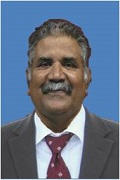
#> input picture opencv/Images/SMVITM_CS/1.jpg, 120 x 180 px
$ python cv.py
#> lines starting #> are read from the running program, lines starting #| are printed output that depends on the picture
import cv2
import numpy as np

image1=cv2.imread("Images/SMVITM_CS/1.jpg")
#> image1 is the input picture: shape (180, 120, 3); mean B, G, R 136, 114.9, 100.6
image1=cv2.resize(image1,(400,600))
#> image1: shape (600, 400, 3)

image2=cv2.imread("Images/SMVITM_CS/2.jpg")
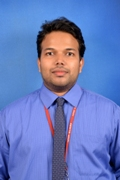
#> input picture opencv/Images/SMVITM_CS/2.jpg, 120 x 180 px
#> image2 is the input picture: shape (180, 120, 3); mean B, G, R 188.6, 124.1, 104.2
image2=cv2.resize(image2,(400,600))
#> image2: shape (600, 400, 3)

image3=cv2.imread("Images/SMVITM_CS/3.jpg")
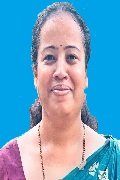
#> input picture opencv/Images/SMVITM_CS/3.jpg, 120 x 180 px
#> image3 is the input picture: shape (180, 120, 3); mean B, G, R 195.9, 163.6, 108.8
image3=cv2.resize(image3,(400,600))
#> image3: shape (600, 400, 3)

image4=cv2.imread("Images/SMVITM_CS/7.jpg")
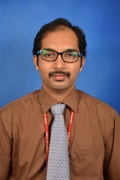
#> input picture opencv/Images/SMVITM_CS/7.jpg, 120 x 180 px
#> image4 is the input picture: shape (180, 120, 3); mean B, G, R 113.4, 98.8, 108.2
image4=cv2.resize(image4,(400,600))
#> image4: shape (600, 400, 3)

image5=cv2.imread("Images/SMVITM_CS/8.jpg")
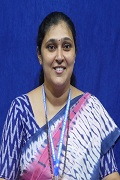
#> input picture opencv/Images/SMVITM_CS/8.jpg, 120 x 180 px
#> image5 is the input picture: shape (180, 120, 3); mean B, G, R 152.6, 96, 91.7
image5=cv2.resize(image5,(400,600))
#> image5: shape (600, 400, 3)

image6=cv2.imread("Images/SMVITM_CS/9.jpg")
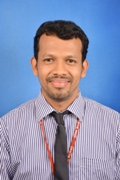
#> input picture opencv/Images/SMVITM_CS/9.jpg, 120 x 180 px
#> image6 is the input picture: shape (180, 120, 3); mean B, G, R 177.3, 146, 137.9
image6=cv2.resize(image6,(400,600))
#> image6: shape (600, 400, 3)

hstack1=np.hstack([image1,image2,image3])
hstack2=np.hstack([image4,image5,image6])
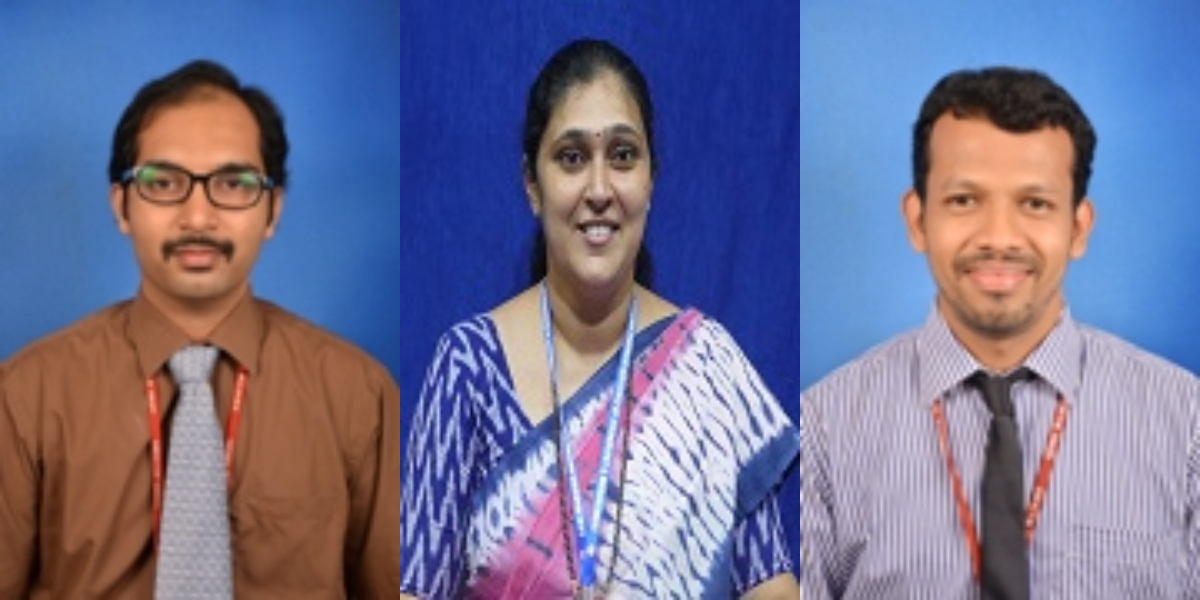
#> hstack2: shape (600, 1200, 3); mean B, G, R 147.6, 113.5, 112.5

cv2.imwrite("Images/SMVITM_CS/Row1.jpg", hstack1)
cv2.imwrite("Images/SMVITM_CS/Row2.jpg", hstack2)
v_stack = np.vstack([hstack1,hstack2])
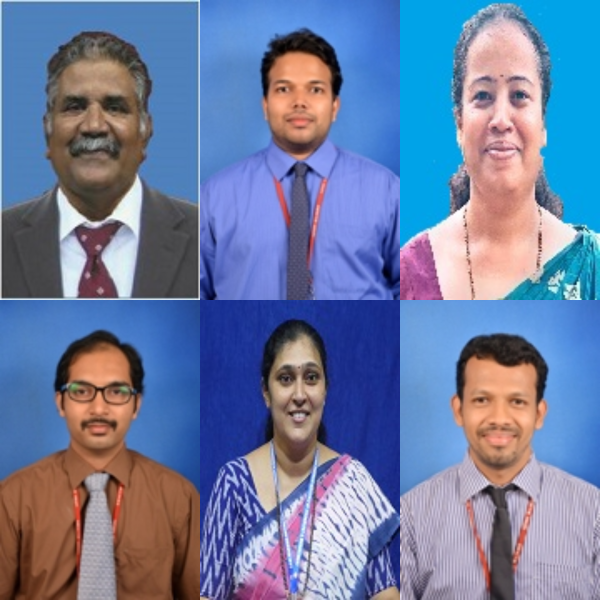
#> v_stack: shape (1200, 1200, 3) (shown at 1/2 size); mean B, G, R 160.5, 123.8, 108.5
cv2.imshow("vhcollage",v_stack)
